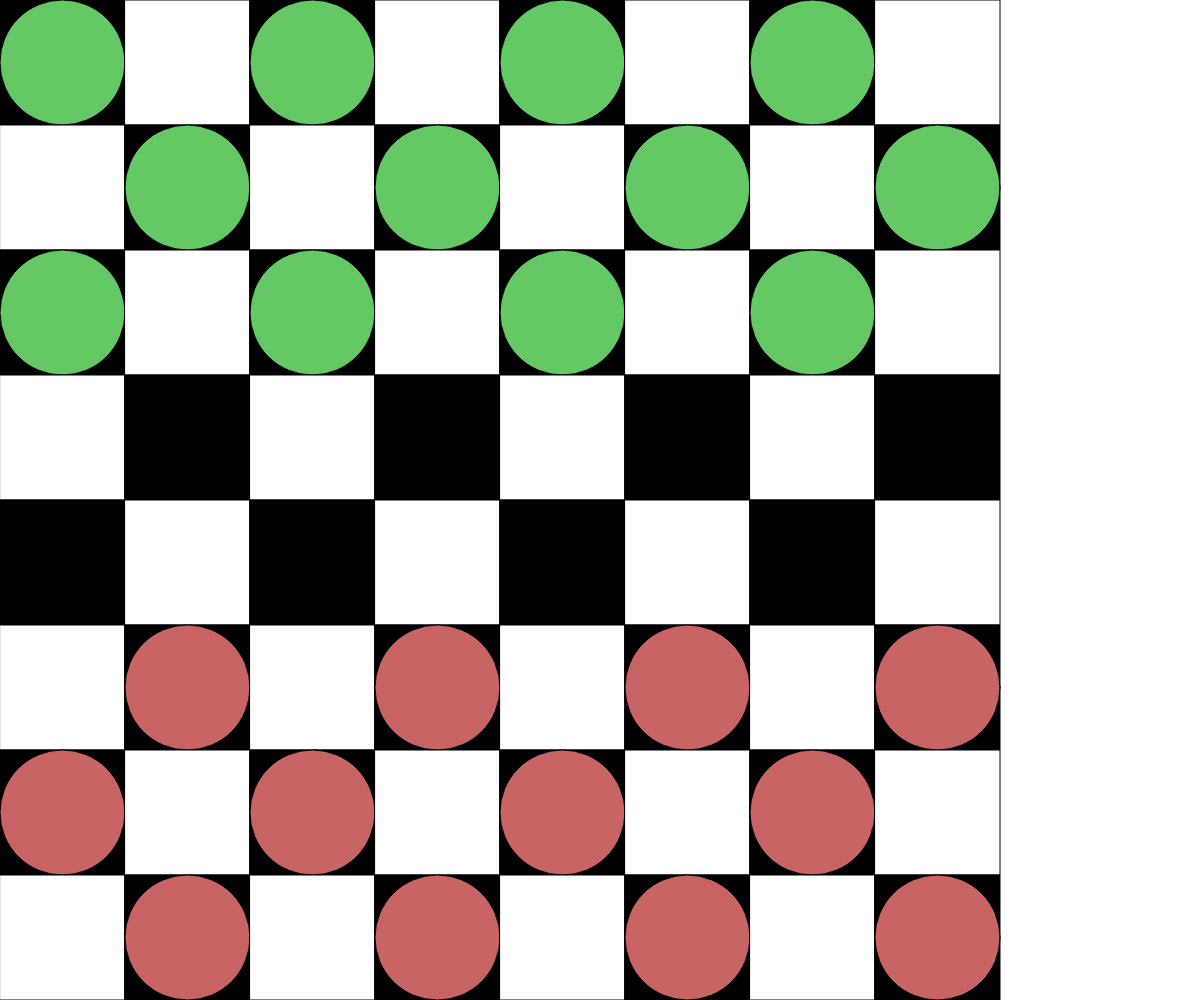
Frame 1 (no input)
Frame 60 (no input): identical to frame 1, image omitted
Frame 120 (the mouse pressed at the canvas centre since frame 60): identical to frame 1, image omitted

The p5.js sketch that drew this single still picture (run headless with seeded random() and noise() and a simulated clock; from frame 60 on, the mouse is pressed at the canvas centre):

// p5.js sketch
// ── sketch.js
// Any global variables can be defined up here
let board = [
    [1, 0, 1, 0, 1, 0, 1, 0],
    [0, 1, 0, 1, 0, 1, 0, 1],
    [1, 0, 1, 0, 1, 0, 1, 0],
    [0, 0, 0, 0, 0, 0, 0, 0],
    [0, 0, 0, 0, 0, 0, 0, 0],
    [0, 2, 0, 2, 0, 2, 0, 2],
    [2, 0, 2, 0, 2, 0, 2, 0],
    [0, 2, 0, 2, 0, 2, 0, 2],

];
let player1Turn = true;
let selectedSquare = null;

/*
    Code in the setup function will only be run once at the start of the animation
*/
function setup() {
    createCanvas(window.innerWidth, window.innerHeight);
    // init pieces
    for (let rows = 0; rows < 8; rows++) {
        for (let cols = 0; cols < 8; cols++) {
            if (board[rows][cols] == 1)
                board[rows][cols] = new Piece(cols, rows, color(100, 200, 100), 1);
            else if (board[rows][cols] == 2)
                board[rows][cols] = new Piece(cols, rows, color(200, 100, 100), 2);
            else
                board[rows][cols] = new Piece(cols, rows, color(0, 0, 0), 0);
        }
    }

    // init neighbours
    boardFindNeighbours();
}

/*
    The draw function is executed once per frame.
*/
function draw() {
    // Update
    for (let rows = 0; rows < 8; rows++) {
        for (let cols = 0; cols < 8; cols++) {
            board[rows][cols].update();
        }
    }
    // Render
    drawBoard();

    // highlighting square
    // if (!player1Turn) {
    //     moveAI();
    //     player1Turn = true;
    //     selectedSquare = null;
    // }
    if (selectedSquare != null) {
        let size = width > height ? round(height / 8) : round(width / 8);
        noFill();
        strokeWeight(3);
        stroke(255, 0, 0);
        selectedSquare.findNeighbours();
        for (let i = 0; i < selectedSquare.options.length; i++) {
            rect(selectedSquare.options[i].move.c * size, selectedSquare.options[i].move.r * size, size, size);
        }
        strokeWeight(1);
        stroke(0);
    }
}

function mouseClicked() {
    let size = width > height ? round(height / 8) : round(width / 8);
    let row = Math.floor(mouseY / size);
    let col = Math.floor(mouseX / size);
    boardFindNeighbours();

    if (selectedSquare == null) {
        // pick a valid square
        if (board[row][col].id != 0) {
            selectedSquare = board[row][col];
            selectedSquare.possibleMoves();
            if (selectedSquare.options.length == 0) {
                selectedSquare = null;
            }
        } else {
            // invalid selection.
            selectedSquare = null;
            return;
        }
    } else {
        // pick a square to move selected piece to
        for (let i = 0; i < selectedSquare.options.length; i++) {
            if (selectedSquare.options[i].move == board[row][col]) {
                // check if the projected square is valid
                board[row][col] = new Piece(col, row, selectedSquare.color, selectedSquare.id);
                board[row][col].king = selectedSquare.king;
                board[selectedSquare.r][selectedSquare.c] = new Piece(selectedSquare.c, selectedSquare.r, color(0, 0, 0), 0);
                if (selectedSquare.options[i].purge) {
                    let r = selectedSquare.options[i].purge.r;
                    let c = selectedSquare.options[i].purge.c;
                    board[r][c] = new Piece(c, r, color(0, 0, 0), 0);
                    // piece just jumped
                    boardFindNeighbours();
                    selectedSquare = board[row][col];
                    selectedSquare.possibleMoves();
                    // check if the piece can make a jump
                    let doubleJump = false;
                    for (let i = selectedSquare.options.length - 1; i >= 0; i--) {
                        if (selectedSquare.options[i].purge == null) {
                            selectedSquare.options.splice(i, 1);
                        } else {
                            doubleJump = true;
                        }
                    }
                    if (doubleJump)
                        break;
                }
                selectedSquare = null;
                player1Turn = !player1Turn;
                break;
            }
        }

    }
}


function drawBoard() {
    background(255, 255, 255);
    let white = color(255, 255,255);
    let black = color(0, 0, 0);
    let size = width > height ? round(height / 8) : round(width / 8);
    for (let row = 0; row < 8; row++) {
        for (let cols = 0; cols < 8; cols++) {
            if (row % 2) {
                 fill(cols % 2 ? black : white);
            } else {
                 fill((cols + 1) % 2 ? black : white);
            }
            rect(cols * size, row * size, size, size);
            board[row][cols].render();
        }
    }
}

// ── ai.js
function moveAI() {
    let move = minimax(cloneBoard(board), 4, 2);
    doMove(board, move.m, move.optId);
}


function minimax(gBoard, depth, maximizingPlayer) {

}


function checkTerminal(gBoard, playerId) {
    return true;
}


function boardHeuristic(gBoard, playerId) {
    let score = 0;
    return score;
}

// ── piece.js
function boardFindNeighbours() {
    for (let rows = 0; rows < 8; rows++) {
        for (let cols = 0; cols < 8; cols++) {
            board[rows][cols].findNeighbours();
        }
    }
}


function doMove(gBoard, toMove, optId) {
    let row = toMove.r;
    let col = toMove.c;
    let endMove = toMove.options[optId].move;
    let purge = toMove.options[optId].purge;
    gBoard[endMove.r][endMove.c] = new Piece(endMove.c, endMove.r, toMove.color, toMove.id);
    gBoard[endMove.r][endMove.c].king = toMove.king;
    gBoard[toMove.r][toMove.c] = new Piece(toMove.c, toMove.r, color(0, 0, 0), 0);
    if (purge) {
        gBoard[purge.r][purge.c] = new Piece(purge.c, purge.r, color(0, 0, 0), 0);
    }
}


function cloneBoard(gBoard) {
    // create a new 2D array
    let newBoard = [];
    for (let row = 0; row < 8; row++) {
        newBoard.push([]);
    }

    // create new pieces in each position of the board
    for (let row = 0; row < 8; row++) {
        for (let col = 0; col < 8; col++) {
            newBoard[row][col] = new Piece(col, row, gBoard[row][col].color, gBoard[row][col].id);
            newBoard[row][col].king = gBoard[row][col].king;
        }
    }

    // update neighbours of new board
    for (let row = 0; row < 8; row++) {
        for (let col = 0; col < 8; col++) {
            gBoard[row][col].findNeighbours();
        }
    }

    // update possible moves for each neighbour
    for (let row = 0; row < 8; row++) {
        for (let col = 0; col < 8; col++) {
            gBoard[row][col].possibleMoves();
        }
    }
    return newBoard;
}


class Piece {
    constructor(col, row, color, id) {
        this.c = col;
        this.r = row;
        this.id = id;
        this.size =  width > height ? round(height / 8) : round(width / 8);
        this.color = color;
        this.neighbours = [];
        this.options = [];
        this.king = false;
    }

    findNeighbours() {
        this.c - 1, this.r + 1,
        this.c - 1, this.r + 1,
        this.neighbours = [];
        if (this.c > 0 && this.r > 0) {
            this.neighbours.push(board[this.r - 1][this.c - 1]);
        }
        if (this.c < 7 && this.r > 0) {
            this.neighbours.push(board[this.r - 1][this.c + 1]);
        }
        if (this.c > 0 && this.r < 7) {
            this.neighbours.push(board[this.r + 1][this.c - 1]);
        }
        if (this.c < 7 && this.r < 7) {
            this.neighbours.push(board[this.r + 1][this.c + 1]);
        }
    }


    possibleMoves() {
        this.options = [];
        for (let i = 0; i < this.neighbours.length; i++) {
            // id 1 shouldn't consider neighbours above, unless king
            if (this.id == 1 && this.neighbours[i].r < this.r && !this.king)
                continue;
            // id 2 shouldn't consider neighbours below, unless king
            if (this.id == 2 && this.neighbours[i].r > this.r && !this.king)
                continue;

            if (this.neighbours[i].id == 0) {
                this.options.push({move : this.neighbours[i], purge : null});
            } else {
                // check if opposing ID
                if (this.neighbours[i].id != this.id) {
                    // check if position in direction is open, if so, possible to jump
                    let xDir = this.neighbours[i].c - this.c;
                    let yDir = this.neighbours[i].r - this.r;
                    if (
                        // check within boundary X dir
                        this.c + (xDir * 2) <= 7 && this.c + (xDir * 2) >= 0 &&
                        // check within boundary Y dir
                        this.r + (yDir * 2) <= 7 && this.r + (yDir * 2) >= 0 &&
                        // check square is open
                        board[this.r + (yDir * 2)][this.c + (xDir * 2)].id == 0
                    ) {
                        // available to jump
                        this.options.push({move : board[this.r + (yDir * 2)][this.c + (xDir * 2)], purge : this.neighbours[i]});
                    }
                }
            }
        }
    }

    update() {
        // check if piece is kinged
        if (this.king)
            return;
        if (this.id == 1 && this.r == 7)
            this.king = true;
        else if (this.id == 2 && this.r == 0)
            this.king = true;
    }


    render() {
        if (this.id != 0) {
            fill(this.color);
            ellipse(this.c * this.size + (this.size / 2), this.r * this.size + (this.size / 2), this.size, this.size);
            if (this.king) {

                fill(0);
                ellipse(this.c * this.size + (this.size / 2), this.r * this.size + (this.size / 2), this.size / 4, this.size / 4);
            }
        }
    }


}
